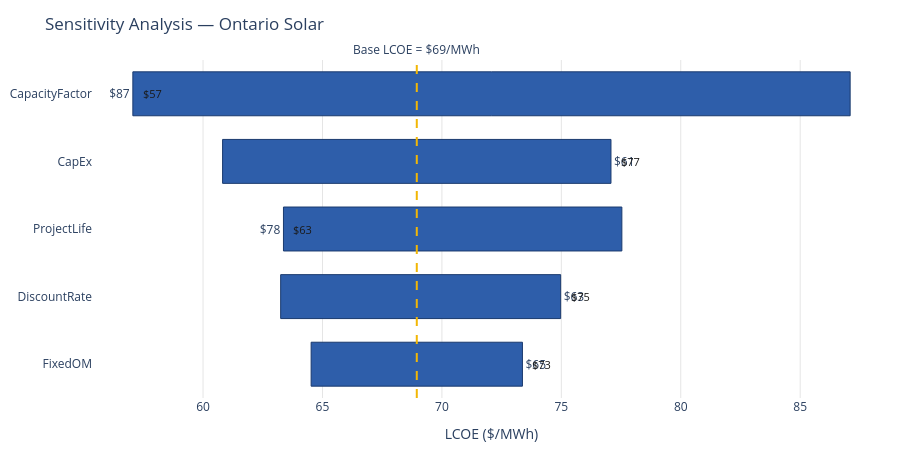

The notebook cell saved with this chart:
### Code cell
ontario_solar = defaults[(defaults["Province"] == "ON") & (defaults["Technology"] == "Solar")].iloc[0]
ranges_solar = build_param_ranges(ontario_solar)
tornado_solar = sensitivity_analysis(ontario_solar, ranges_solar)
print(tornado_solar)
plot_tornado_plotly(tornado_solar, "Ontario Solar", ontario_solar["LCOE_v2"])

### Figure 1 — Plotly figure (JSON) as saved in the notebook; plotly's stock layout.template omitted (floating-point values rounded to 4 significant figures)
{"data": [{"base": [64.52], "hovertemplate": "<b>FixedOM</b><br>Low: $64.5/MWh<br>High: $73.4/MWh<br>Swing: $8.8/MWh<extra></extra>", "marker": {"color": "#2E5EAA", "line": {"color": "#1a3a6e", "width": 1}}, "orientation": "h", "showlegend": false, "text": ["$65"], "textposition": "outside", "type": "bar", "x": [8.847], "y": ["FixedOM"]}, {"base": [63.25], "hovertemplate": "<b>DiscountRate</b><br>Low: $63.2/MWh<br>High: $75.0/MWh<br>Swing: $11.7/MWh<extra></extra>", "marker": {"color": "#2E5EAA", "line": {"color": "#1a3a6e", "width": 1}}, "orientation": "h", "showlegend": false, "text": ["$63"], "textposition": "outside", "type": "bar", "x": [11.72], "y": ["DiscountRate"]}, {"base": [77.53], "hovertemplate": "<b>ProjectLife</b><br>Low: $77.5/MWh<br>High: $63.4/MWh<br>Swing: $14.2/MWh<extra></extra>", "marker": {"color": "#2E5EAA", "line": {"color": "#1a3a6e", "width": 1}}, "orientation": "h", "showlegend": false, "text": ["$78"], "textposition": "outside", "type": "bar", "x": [-14.17], "y": ["ProjectLife"]}, {"base": [60.82], "hovertemplate": "<b>CapEx</b><br>Low: $60.8/MWh<br>High: $77.1/MWh<br>Swing: $16.3/MWh<extra></extra>", "marker": {"color": "#2E5EAA", "line": {"color": "#1a3a6e", "width": 1}}, "orientation": "h", "showlegend": false, "text": ["$61"], "textposition": "outside", "type": "bar", "x": [16.26], "y": ["CapEx"]}, {"base": [87.09], "hovertemplate": "<b>CapacityFactor</b><br>Low: $87.1/MWh<br>High: $57.1/MWh<br>Swing: $30.0/MWh<extra></extra>", "marker": {"color": "#2E5EAA", "line": {"color": "#1a3a6e", "width": 1}}, "orientation": "h", "showlegend": false, "text": ["$87"], "textposition": "outside", "type": "bar", "x": [-30.03], "y": ["CapacityFactor"]}], "layout": {"annotations": [{"font": {"color": "#1a1a1a", "size": 11}, "showarrow": false, "text": "$73", "x": 73.37, "xanchor": "left", "xshift": 8, "y": "FixedOM"}, {"font": {"color": "#1a1a1a", "size": 11}, "showarrow": false, "text": "$75", "x": 74.97, "xanchor": "left", "xshift": 8, "y": "DiscountRate"}, {"font": {"color": "#1a1a1a", "size": 11}, "showarrow": false, "text": "$63", "x": 63.37, "xanchor": "left", "xshift": 8, "y": "ProjectLife"}, {"font": {"color": "#1a1a1a", "size": 11}, "showarrow": false, "text": "$77", "x": 77.08, "xanchor": "left", "xshift": 8, "y": "CapEx"}, {"font": {"color": "#1a1a1a", "size": 11}, "showarrow": false, "text": "$57", "x": 57.06, "xanchor": "left", "xshift": 8, "y": "CapacityFactor"}, {"showarrow": false, "text": "Base LCOE = $69/MWh", "x": 68.95, "xanchor": "center", "xref": "x", "y": 1, "yanchor": "bottom", "yref": "y domain"}], "bargap": 0.35, "height": 450, "margin": {"b": 10, "l": 10, "r": 10, "t": 60}, "plot_bgcolor": "white", "shapes": [{"line": {"color": "#F2B705", "dash": "dash", "width": 2}, "type": "line", "x0": 68.95, "x1": 68.95, "xref": "x", "y0": 0, "y1": 1, "yref": "y domain"}], "title": {"text": "Sensitivity Analysis — Ontario Solar"}, "xaxis": {"gridcolor": "#e5e5e5", "title": {"text": "LCOE ($/MWh)"}}}}
